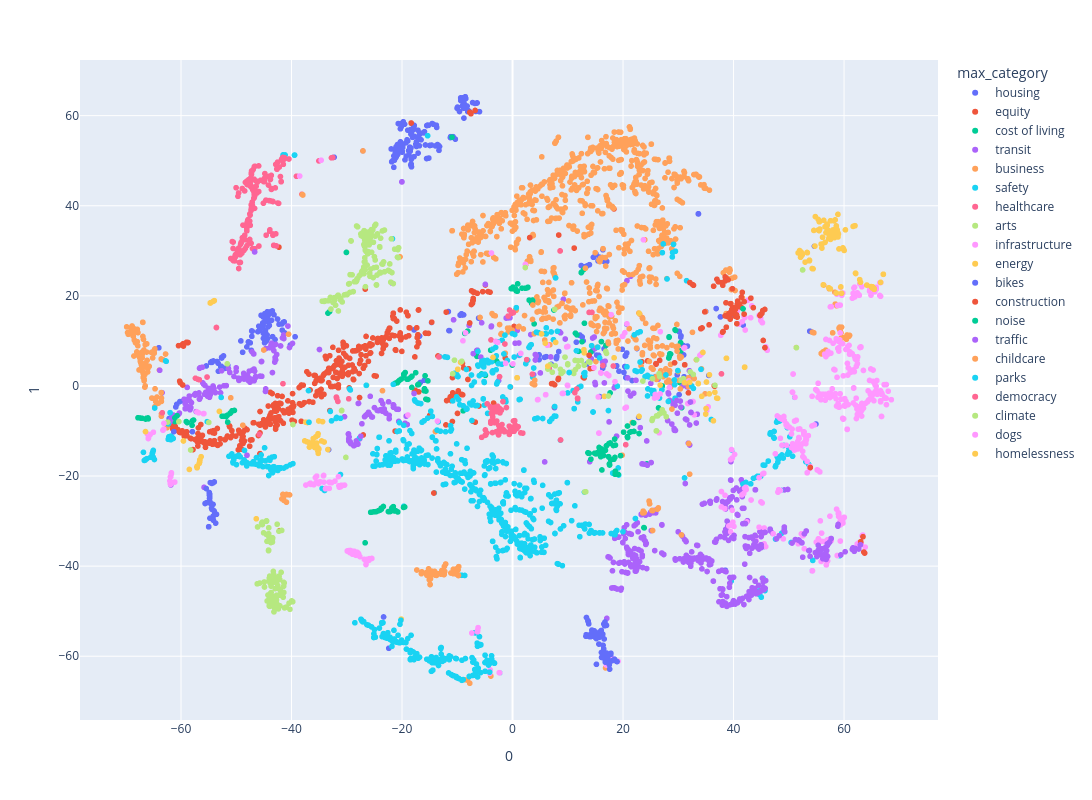

Notebook cell for this chart:
### Code cell
fig = px.scatter(projections, x=0, y=1, hover_name='subject_term', color='max_category', hover_data=['max_category', 'max_value'],
                 width=1600, height=800)
fig.show()

### Figure 1 — Plotly figure (JSON) as saved in the notebook; plotly's stock layout.template omitted (floating-point values rounded to 4 significant figures; data arrays with more than 128 entries replaced by an {"elided": "..."} marker saying what was removed)
{"data": [{"customdata": {"elided": "311x2 mixed values"}, "hovertemplate": "<b>%{hovertext}</b><br><br>max_category=%{customdata[0]}<br>0=%{x}<br>1=%{y}<br>max_value=%{customdata[1]}<extra></extra>", "hovertext": {"elided": "311 str values"}, "legendgroup": "housing", "marker": {"color": "#636efa", "symbol": "circle"}, "mode": "markers", "name": "housing", "showlegend": true, "type": "scattergl", "x": {"elided": "311 float values"}, "xaxis": "x", "y": {"elided": "311 float values"}, "yaxis": "y"}, {"customdata": {"elided": "401x2 mixed values"}, "hovertemplate": "<b>%{hovertext}</b><br><br>max_category=%{customdata[0]}<br>0=%{x}<br>1=%{y}<br>max_value=%{customdata[1]}<extra></extra>", "hovertext": {"elided": "401 str values"}, "legendgroup": "equity", "marker": {"color": "#EF553B", "symbol": "circle"}, "mode": "markers", "name": "equity", "showlegend": true, "type": "scattergl", "x": {"elided": "401 float values"}, "xaxis": "x", "y": {"elided": "401 float values"}, "yaxis": "y"}, {"customdata": {"elided": "102x2 mixed values"}, "hovertemplate": "<b>%{hovertext}</b><br><br>max_category=%{customdata[0]}<br>0=%{x}<br>1=%{y}<br>max_value=%{customdata[1]}<extra></extra>", "hovertext": ["3 R", "Personal Vehicle Tax", "aboriginals", "adjudication", "archives", "archives (records)", "arenas", "assessment", "assessment appeals", "assessment complaints", "bats", "below market space", "blogs", "ccs", "census", "cities", "committees of adjustment", "complaints", "compost", "consumers", "costs", "credit cards", "criteria", "curling", "currency", "databases", "drug card", "earth", "earth hour", "economic indicators", "economic profiles", "effluent", "expenses", "faceboo", "fare cards", "fare media", "fares", "fauna", "fish", "flag raising", "food banks", "garden wast", "gasoline tax", "grievances", "law", "levies", "long grass", "low income individuals", "lumbe", "marshes", "measurement", "media relations", "minimum wage", "mol", "mortgages", "news releases", "odor", "ombudspersons", "overdue", "pigs", "polling", "poster", "poverty", "print media", "printing", "property taxes", "protest marche", "rat", "ratepayers", "rates", "rats", "reduce", "reduction", "rent", "rent reduction", "rent supplement", "rents", "research", "scanning", "sharrows", "shrubs", "sink holes", "sinkholes", "social problems", "soil contamination", "statistical information", "statistics (information)", "studies", "suicide", "surveys (maps)", "surveys (research)", "swamps", "tax increase", "taxes", "twin cities", "urban forest", "urban forestry", "urban landscape", "used newspapers", "valleylands", "viewing", "weeds"], "legendgroup": "cost of living", "marker": {"color": "#00cc96", "symbol": "circle"}, "mode": "markers", "name": "cost of living", "showlegend": true, "type": "scattergl", "x": [30.32, -51.83, 0.9275, -50.75, 14.17, -51.56, 11.39, 13.01, -2.883, -18.4, -20.12, 29.51, 11.93, 26.43, -51.62, -17.15, 3.654, 11.66, -57.94, -4.908, 30.41, -19.65, 16.91, -21.25, 0.6846, -15.96, -52.56, -8.934, -6.437, 2.319, 2.605, 28.36, 29.41, -18.2, 23.78, 23.83, 28.28, -58.0, -33.1, -3.96, -51.14, -19.43, 0.562, 0.0776, -15.93, 30.61, -52.35, -10.96, 12.92, -17.52, 3.01, -20.85, 1.718, 27.12, -19.64, -2.607, 12.57, -15.33, 30.44, -57.73, -15.83, 7.495, 0.1436, -15.67, 3.746, -51.0, -33.4, 16.08, 2.792, 28.6, -8.124, 28.34, 28.33, 28.47, 12.5, 12.44, 12.91, -15.31, 3.443, 3.909, -20.64, -8.624, -50.34, -0.241, -62.28, -18.86, -20.47, -5.591, -61.1, -18.23, -19.12, -51.98, 0.8714, -19.69, -16.95, -21.34, -58.88, -17.04, -20.88, -15.68, -0.04663, -59.05], "xaxis": "x", "y": [0.73, -6.789, 22.67, -5.519, 7.516, -8.037, 11.71, 13.91, 5.52, 1.928, 1.527, 12.32, 7.678, -4.874, -6.505, 0.2407, 19.07, 11.33, -7.745, 2.358, 9.612, 2.382, 9.001, 0.5745, 21.08, -1.092, -6.719, -5.518, 6.565, 21.7, 21.76, 6.53, 12.46, 2.159, -31.44, -31.51, 6.204, -8.733, 16.51, 7.932, -6.108, 2.971, 21.5, 21.94, -0.6209, -4.826, -6.737, 55.23, 7.539, 2.941, 19.06, 0.6906, 21.71, -0.007175, 2.627, 5.009, 9.825, -3.075, 7.764, -7.571, 2.252, 16.85, 21.57, -1.129, 18.66, -5.939, 16.16, 9.845, 21.9, 7.078, 12.15, 10.8, 10.9, 7.136, 25.28, 25.15, 25.89, 1.126, 18.38, 13.78, 1.04, 11.67, -5.439, 21.61, -8.017, 1.528, 1.242, 2.665, -7.893, -0.3304, 1.508, -6.708, 21.04, 2.605, 0.3199, 0.4958, -8.127, 0.3766, 0.7892, -2.932, 4.63, -7.912], "yaxis": "y"}, {"customdata": {"elided": "447x2 mixed values"}, "hovertemplate": "<b>%{hovertext}</b><br><br>max_category=%{customdata[0]}<br>0=%{x}<br>1=%{y}<br>max_value=%{customdata[1]}<extra></extra>", "hovertext": {"elided": "447 str values"}, "legendgroup": "transit", "marker": {"color": "#ab63fa", "symbol": "circle"}, "mode": "markers", "name": "transit", "showlegend": true, "type": "scattergl", "x": {"elided": "447 float values"}, "xaxis": "x", "y": {"elided": "447 float values"}, "yaxis": "y"}, {"customdata": {"elided": "966x2 mixed values"}, "hovertemplate": "<b>%{hovertext}</b><br><br>max_category=%{customdata[0]}<br>0=%{x}<br>1=%{y}<br>max_value=%{customdata[1]}<extra></extra>", "hovertext": {"elided": "966 str values"}, "legendgroup": "business", "marker": {"color": "#FFA15A", "symbol": "circle"}, "mode": "markers", "name": "business", "showlegend": true, "type": "scattergl", "x": {"elided": "966 float values"}, "xaxis": "x", "y": {"elided": "966 float values"}, "yaxis": "y"}, {"customdata": {"elided": "713x2 mixed values"}, "hovertemplate": "<b>%{hovertext}</b><br><br>max_category=%{customdata[0]}<br>0=%{x}<br>1=%{y}<br>max_value=%{customdata[1]}<extra></extra>", "hovertext": {"elided": "713 str values"}, "legendgroup": "safety", "marker": {"color": "#19d3f3", "symbol": "circle"}, "mode": "markers", "name": "safety", "showlegend": true, "type": "scattergl", "x": {"elided": "713 float values"}, "xaxis": "x", "y": {"elided": "713 float values"}, "yaxis": "y"}, {"customdata": {"elided": "194x2 mixed values"}, "hovertemplate": "<b>%{hovertext}</b><br><br>max_category=%{customdata[0]}<br>0=%{x}<br>1=%{y}<br>max_value=%{customdata[1]}<extra></extra>", "hovertext": {"elided": "194 str values"}, "legendgroup": "healthcare", "marker": {"color": "#FF6692", "symbol": "circle"}, "mode": "markers", "name": "healthcare", "showlegend": true, "type": "scattergl", "x": {"elided": "194 float values"}, "xaxis": "x", "y": {"elided": "194 float values"}, "yaxis": "y"}, {"customdata": {"elided": "168x2 mixed values"}, "hovertemplate": "<b>%{hovertext}</b><br><br>max_category=%{customdata[0]}<br>0=%{x}<br>1=%{y}<br>max_value=%{customdata[1]}<extra></extra>", "hovertext": {"elided": "168 str values"}, "legendgroup": "arts", "marker": {"color": "#B6E880", "symbol": "circle"}, "mode": "markers", "name": "arts", "showlegend": true, "type": "scattergl", "x": {"elided": "168 float values"}, "xaxis": "x", "y": {"elided": "168 float values"}, "yaxis": "y"}, {"customdata": {"elided": "492x2 mixed values"}, "hovertemplate": "<b>%{hovertext}</b><br><br>max_category=%{customdata[0]}<br>0=%{x}<br>1=%{y}<br>max_value=%{customdata[1]}<extra></extra>", "hovertext": {"elided": "492 str values"}, "legendgroup": "infrastructure", "marker": {"color": "#FF97FF", "symbol": "circle"}, "mode": "markers", "name": "infrastructure", "showlegend": true, "type": "scattergl", "x": {"elided": "492 float values"}, "xaxis": "x", "y": {"elided": "492 float values"}, "yaxis": "y"}, {"customdata": {"elided": "179x2 mixed values"}, "hovertemplate": "<b>%{hovertext}</b><br><br>max_category=%{customdata[0]}<br>0=%{x}<br>1=%{y}<br>max_value=%{customdata[1]}<extra></extra>", "hovertext": {"elided": "179 str values"}, "legendgroup": "energy", "marker": {"color": "#FECB52", "symbol": "circle"}, "mode": "markers", "name": "energy", "showlegend": true, "type": "scattergl", "x": {"elided": "179 float values"}, "xaxis": "x", "y": {"elided": "179 float values"}, "yaxis": "y"}, {"customdata": {"elided": "101x2 mixed values"}, "hovertemplate": "<b>%{hovertext}</b><br><br>max_category=%{customdata[0]}<br>0=%{x}<br>1=%{y}<br>max_value=%{customdata[1]}<extra></extra>", "hovertext": ["BMX", "BMX bike parks", "BMX bike riders", "CAN-BIKE", "CAN-BIKE courses", "CANBIKE", "CANBIKE courses", "after school recreation", "after school recreation care", "afterschool recreation", "afterschool recreation care", "bicycle facilities", "bicycle helmets", "bicycle lanes", "bicycle lending", "bicycle lockers", "bicycle moto-cross", "bicycle motocross", "bicycle parking", "bicycle parking equipment", "bicycle parking stations", "bicycle paths", "bicycle racks", "bicycle rentals", "bicycle routes", "bicycle sharing", "bicycle stands", "bicycle stations", "bicycle trails", "bicycle user groups", "bicycles", "bicycles (abandoned)", "bicycling", "bicycling course", "bike courses", "bike lanes", "bike locker", "bike o-rings", "bike parking", "bike paths", "bike racks", "bike rentals", "bike routes", "bike sharing", "bike stands", "bike stations", "bike trails", "bikes", "bikeshare", "bikeway routes", "bulky items (waste)", "collection (activity", "collection (activity)", "cycling", "cycling accidents", "cycling ambassadors", "cycling courses", "cycling maps", "cycling paths", "cycling routes", "cycling trails", "cyclists", "e-bikes", "electric bicycles", "electric bikes", "electric-assisted bikes", "environmentally friendly products", "exercise", "exercise trail", "exercise trails", "field sports", "fitness classe", "fitness programs", "lollipops (bicycle parking)", "motor assisted bicycles", "motorcycles", "off-road paths (cycling)", "on street bike lanes", "physical activity", "physical fitness", "power assisted bicycles", "power-assisted bicycles", "quadracycle rentals", "rabies", "race", "recreational programs for people with special needs", "recreational programs for the disabled", "recreational trails", "recyclables", "recyclables collection", "rugby fields", "separating (recyclables)", "skateboarding", "skateboards", "sporting events", "sports", "sports equipment", "sports facilities", "sports fields", "sports programs", "theft"], "legendgroup": "bikes", "marker": {"color": "#636efa", "symbol": "circle"}, "mode": "markers", "name": "bikes", "showlegend": true, "type": "scattergl", "x": [33.65, 15.19, 15.68, 17.52, 15.17, 17.58, 15.63, -54.16, -54.99, -54.13, -54.98, 17.81, 16.34, 17.04, 13.94, 17.45, 38.53, 13.29, 16.53, 16.79, 17.01, 17.09, 17.25, 33.63, 16.69, 16.53, 17.16, 18.46, 17.02, 14.92, 15.15, 13.55, 14.68, 15.13, 15.21, 16.55, 18.91, 16.58, 16.11, 16.98, 17.95, 33.63, 16.67, 16.05, 16.09, 18.81, 16.91, 15.7, 16.74, 17.79, -55.44, -55.65, -55.41, 14.79, 13.33, 15.15, 14.29, 14.18, 16.38, 16.72, 15.76, 17.01, 13.7, 13.68, 13.68, 13.65, -54.2, -54.25, -54.75, -54.7, -54.89, -54.69, -54.85, 16.5, 15.72, 15.47, 14.12, 16.43, -54.76, -54.4, 14.36, 13.8, 13.38, -54.23, -54.83, -22.4, -53.73, -54.42, -53.89, -54.57, -53.97, -54.02, -54.2, -53.58, -54.83, -54.47, -54.19, -54.83, -61.3, -54.84, -54.81], "xaxis": "x", "y": [38.19, -61.79, -55.82, -61.89, -56.08, -62.87, -57.3, -29.76, -31.28, -29.82, -31.24, -59.35, -55.12, -60.26, -55.65, -61.1, -40.93, -55.57, -59.1, -61.3, -61.27, -59.88, -60.1, 38.22, -53.02, -52.85, -59.72, -60.66, -59.3, -55.78, -55.47, -55.5, -55.5, -55.72, -55.79, -60.39, -61.19, -56.17, -60.27, -60.19, -61.03, 38.2, -53.23, -54.29, -59.17, -61.13, -59.42, -54.86, -52.4, -59.59, -22.78, -26.1, -25.95, -54.37, -55.22, -54.98, -55.56, -55.05, -57.57, -52.98, -55.62, -53.15, -52.33, -52.27, -52.26, -52.1, -26.29, -29.15, -25.72, -21.46, -23.66, -26.05, -24.27, -58.36, -54.64, -55.7, -55.66, -60.37, -29.36, -27.39, -54.19, -52.82, -51.4, -29.25, -24.94, -58.24, -30.46, -21.64, -28.21, -26.1, -21.31, -27.72, -21.5, -28.5, -24.98, -27.1, -28.91, -24.05, -10.15, -23.94, -24.57], "yaxis": "y"}, {"customdata": {"elided": "103x2 mixed values"}, "hovertemplate": "<b>%{hovertext}</b><br><br>max_category=%{customdata[0]}<br>0=%{x}<br>1=%{y}<br>max_value=%{customdata[1]}<extra></extra>", "hovertext": ["CP", "[building components and systems]", "[buildings by function]", "[buildings by height]", "accessory buildings", "barbeques", "boards", "bridge construction", "bridge reconstruction", "build toronto", "builders", "building", "building codes", "building designers", "building inspection", "building inspectors", "building lighting", "building materials", "building permit fees", "building permits", "building plans", "building records", "building regulation consultants", "building regulations consultant", "building renewals", "building retrofits", "building setbacks", "buildings", "commingling", "community building", "concrete", "construction", "construction deposits", "construction permits (right-of-way)", "construction waste", "contracts", "crack kits", "crescents (roads)", "curb cut permits", "curb cuts", "curb extensions", "designers (buildings)", "developers", "developing land", "development", "development (land)", "development approval applications", "development approvals", "development charges", "development controlled land", "driveway resurfacing permits", "driveway widening permits", "encroachments", "excavation", "exceptions", "hard surface cuts", "high rise buildings", "job opportunities", "labor force", "labour unions", "land development", "lay bys", "lay-by", "lumber", "man hole cover", "man holes", "manufactured articles", "materials", "mid rise buildings", "mould", "organic materials", "placements", "planter boxes", "playground structures", "project schedules", "projects", "property setback", "public sector buildings", "raised medians", "rebuilding", "reconstruction", "redevelopment", "reporting structure", "residential infill", "retaining walls", "road construction", "road reconstruction", "sanding", "scaffolding", "scramble corners", "scrap metal", "sharps", "sidewalk brick installation", "squares", "sustainable buildings", "tall buildings", "toxic waste", "windrows", "wood", "workman", "works yards", "zoning bylaw project", "zoning project"], "legendgroup": "construction", "marker": {"color": "#EF553B", "symbol": "circle"}, "mode": "markers", "name": "construction", "showlegend": true, "type": "scattergl", "x": [31.18, 43.58, 40.67, 40.29, -7.206, -60.11, 34.3, 44.78, 63.43, 35.58, 40.73, 39.16, 38.84, 40.54, 38.94, 38.47, 45.13, 39.52, 41.13, 39.54, 39.68, 38.64, 40.67, 40.35, 40.91, 41.58, 40.75, 39.4, 31.84, -7.414, 41.91, 40.96, 41.93, 41.47, 44.9, 39.02, -60.24, 44.81, 32.6, 32.75, -6.386, 40.11, 37.85, 36.99, 45.3, -58.81, 38.05, 39.87, 41.44, 38.57, 63.72, 63.58, -7.113, -6.936, 13.86, 34.79, -6.766, -60.45, -5.394, -59.56, 3.106, 29.33, 34.08, -7.177, 32.09, -58.73, 38.63, -7.448, 39.39, 39.79, -7.747, 38.69, 37.25, -14.24, 38.48, 45.66, -59.0, 40.6, 31.15, 38.02, 38.1, 39.45, 36.4, -7.73, 45.68, 63.02, 63.0, -6.893, 53.89, -4.914, -59.58, -7.141, 45.37, -7.244, -7.528, 11.16, -59.7, -4.424, -4.072, 38.48, 43.14, -7.121, -59.83], "xaxis": "x", "y": [4.687, 17.37, 15.27, 15.48, 18.91, 0.6838, 12.88, 15.63, -33.47, 13.56, 17.63, 16.07, 15.43, 15.79, 15.56, 15.55, 16.12, 18.26, 18.16, 16.43, 16.97, 18.46, 18.1, 17.0, 18.29, 20.78, 18.84, 15.87, -1.532, 21.11, 15.95, 17.65, 18.7, 17.37, 15.89, 23.56, 1.063, 15.66, 22.49, 22.34, 20.55, 15.96, 22.93, 23.67, 16.73, 9.568, 22.35, 17.4, 19.73, 24.1, -37.1, -36.88, 19.43, 20.8, 6.801, 16.44, 61.15, 8.94, 20.93, 8.853, 32.92, 5.124, 12.7, 20.97, 22.95, 9.645, 23.98, 18.08, 14.82, 21.58, 13.98, 13.05, 23.1, -23.77, 23.3, 16.98, 9.691, 13.83, 4.694, 11.93, 12.07, 18.25, 22.15, 60.74, 8.502, -34.58, -34.68, 20.8, -18.1, 22.41, 9.384, 18.94, 10.1, 18.35, 60.42, 30.6, 0.2121, 20.94, 20.81, 24.21, 19.49, 20.84, 9.121], "yaxis": "y"}, {"customdata": {"elided": "86x2 mixed values"}, "hovertemplate": "<b>%{hovertext}</b><br><br>max_category=%{customdata[0]}<br>0=%{x}<br>1=%{y}<br>max_value=%{customdata[1]}<extra></extra>", "hovertext": ["Crime Stoppers", "VoI", "YOW", "aircraft noise", "airplane nois", "appliances (waste)", "audiologists", "barbecues (waste)", "barbeques (waste)", "burning garbage", "busker permits", "cance", "cell phones", "cell phones (used)", "commercial garbage", "computers (waste)", "concerts", "construction noise", "cuckoo signa", "dumps", "electronics (waste)", "exemptions from a noise limitation", "exemptions from a noise prohibition", "fire trucks", "firecrackers", "fumes", "garbage", "garbage calendars", "garbage dumps", "garbage trucks", "gophers", "grey bins", "grey boxes", "gulls", "hornets", "ici waste", "illegal discharges", "industrial waste", "jail", "leaf blowers", "learning disordered", "litter", "littering", "loud music", "marine pollution", "mass media", "mews", "mice", "newspapers (waste)", "night school (adult education)", "nirs", "no entry", "noise", "noise barriers", "noise complaints", "noise control", "noise pollution", "notices", "nuclea", "nuisance animals", "odour", "organics (waste)", "phones", "protests", "queuing", "raccoons", "seagulls", "shinny", "shinny hockey", "skunks", "smoke alarms", "sound barriers", "speed humps", "splash and spray pads", "splash pads", "street entertainers", "stuttering", "stutters", "syringes (waste)", "televisions (waste)", "trash", "unnecessary idling", "voice mail", "waste", "yard rubbish", "zerofootprint cities"], "legendgroup": "noise", "marker": {"color": "#00cc96", "symbol": "circle"}, "mode": "markers", "name": "noise", "showlegend": true, "type": "scattergl", "x": [-65.98, 20.82, 21.24, 15.57, 15.59, -60.71, 13.88, -67.08, -67.78, -24.22, 16.18, 21.82, -21.11, -21.36, 15.68, -66.4, 14.86, 41.72, 15.48, 19.54, -66.42, 17.69, 17.45, 18.58, 15.46, -21.57, 16.11, -25.51, -24.6, 17.43, -25.14, 18.53, 20.81, 15.09, 15.72, -23.73, 13.65, -25.67, -65.93, 17.78, 17.65, -20.76, 13.72, 15.1, -61.1, -23.77, 20.1, -19.73, -67.77, -24.91, 20.8, 18.62, 18.48, 18.6, 17.0, 17.38, 16.81, 21.93, -21.82, -26.68, 15.67, -67.36, 18.35, -23.37, 22.9, -66.21, 15.96, 18.25, -22.19, 15.81, -19.52, 19.11, 24.27, 17.54, 17.56, -30.07, 21.46, 21.98, -22.47, -22.1, 14.18, 16.48, 16.49, -23.93, -23.72, -21.44], "xaxis": "x", "y": [-7.11, -11.46, -10.27, -14.87, -14.81, -6.602, -14.96, -7.172, -7.06, -27.67, -18.65, -8.177, -27.73, -27.75, -14.64, -7.348, -14.93, 17.13, -14.79, -15.48, -7.323, -12.66, -12.79, -19.59, -14.74, -26.79, -13.99, -28.02, -27.88, -15.81, -27.96, -15.87, -8.895, -15.09, -14.69, -27.16, -14.83, -28.05, -7.313, -16.41, -1.547, -27.97, -14.94, -14.9, -7.089, -27.14, -10.26, -26.97, -7.076, -27.95, -11.26, -13.13, -11.8, -18.93, -13.27, -15.7, -14.29, -8.222, -27.06, -34.82, -13.66, -7.119, -16.27, -26.76, -10.56, -7.156, -15.71, -13.23, -27.87, -15.25, -26.87, -19.61, -17.29, -17.28, -17.55, 29.64, -10.16, -10.09, -27.89, -27.86, -16.25, -14.36, -15.44, -27.54, -27.34, -27.6], "yaxis": "y"}, {"customdata": {"elided": "177x2 mixed values"}, "hovertemplate": "<b>%{hovertext}</b><br><br>max_category=%{customdata[0]}<br>0=%{x}<br>1=%{y}<br>max_value=%{customdata[1]}<extra></extra>", "hovertext": {"elided": "177 str values"}, "legendgroup": "traffic", "marker": {"color": "#ab63fa", "symbol": "circle"}, "mode": "markers", "name": "traffic", "showlegend": true, "type": "scattergl", "x": {"elided": "177 float values"}, "xaxis": "x", "y": {"elided": "177 float values"}, "yaxis": "y"}, {"customdata": {"elided": "74x2 mixed values"}, "hovertemplate": "<b>%{hovertext}</b><br><br>max_category=%{customdata[0]}<br>0=%{x}<br>1=%{y}<br>max_value=%{customdata[1]}<extra></extra>", "hovertext": ["March break camps", "adolescents", "adopt-a-bin", "after school care", "afterschool care", "at risk youth", "babies", "baby car seats", "cadastral surveys", "caregivers", "charities", "child", "child car seats", "child care", "child care agencies", "child care centres", "child care facilities", "child care fee subsidy", "child care financial assistance", "child care subsidy", "child rearing", "child restraints", "child support", "childbirth", "childcare", "children", "clothing bins", "conservators", "day camps", "day cares", "day nurseries", "delicatessens", "discos", "drop-in classe", "drop-in programs", "early childhood education", "early education", "famil", "family", "financial assistance for child care", "forward-facing child seats", "holiday camps", "holiday fun camps", "holidays", "home care", "home child care providers", "indoor playgrounds", "infant", "kindergartens", "maternity leav", "missing children", "nursery schools", "parental leave", "parenting", "perinatal", "play equipment", "play structures", "pre-school education", "pre-school programs", "pre-schools", "prenatal", "preschool education", "preschool learning", "preschool programs", "preschools", "rear-facing infant seats", "school break camps", "special needs children", "spring break camps", "students", "subsidized child care", "subsidized day care", "summer day camps", "youth"], "legendgroup": "childcare", "marker": {"color": "#FFA15A", "symbol": "circle"}, "mode": "markers", "name": "childcare", "showlegend": true, "type": "scattergl", "x": [-17.32, 4.006, -10.18, -12.77, -14.01, -40.54, -14.1, -9.793, -41.74, -38.02, -40.87, -12.1, -9.794, -15.08, -13.76, -12.36, -12.97, -14.93, -14.84, -14.92, -15.1, -9.832, -15.03, -41.2, -14.79, -12.33, -41.56, -10.71, -15.19, -37.95, -12.41, -38.03, 24.71, -10.69, 4.023, -14.64, -15.08, 16.38, -40.35, -15.0, -9.864, -41.48, -41.36, -48.81, -27.07, -9.74, -41.48, -11.15, -14.63, -51.0, -15.63, -14.82, -12.53, -15.49, -10.2, -16.49, -40.92, -14.92, -12.79, -13.07, -12.27, -15.28, -13.81, -13.56, -14.13, -9.874, -41.48, -40.91, -16.41, 3.576, -15.19, -15.3, -15.22, 3.955], "xaxis": "x", "y": [-40.86, 0.2571, -40.63, -41.51, -41.99, 11.49, -41.16, -42.08, -25.07, 42.46, -24.14, -39.53, -42.07, -41.62, -42.06, -41.82, -41.77, -44.04, -42.82, -44.1, -41.74, -41.97, -43.05, -24.22, -41.3, -40.05, -24.08, -41.68, -40.61, 42.39, -41.89, 42.48, -25.56, -40.68, 1.27, -41.84, -43.0, 30.47, -24.19, -42.31, -40.81, -25.18, -25.42, -8.721, 52.17, -40.11, -25.05, -41.53, -41.13, -2.633, -41.48, -41.67, -41.78, -42.04, -41.75, -41.67, -25.81, -42.2, -40.97, -41.73, -41.18, -41.57, -42.02, -41.67, -41.47, -41.98, -24.84, -24.08, -41.27, 0.5062, -42.05, -41.2, -41.2, 0.2534], "yaxis": "y"}, {"customdata": {"elided": "176x2 mixed values"}, "hovertemplate": "<b>%{hovertext}</b><br><br>max_category=%{customdata[0]}<br>0=%{x}<br>1=%{y}<br>max_value=%{customdata[1]}<extra></extra>", "hovertext": {"elided": "176 str values"}, "legendgroup": "parks", "marker": {"color": "#19d3f3", "symbol": "circle"}, "mode": "markers", "name": "parks", "showlegend": true, "type": "scattergl", "x": {"elided": "176 float values"}, "xaxis": "x", "y": {"elided": "176 float values"}, "yaxis": "y"}, {"customdata": {"elided": "70x2 mixed values"}, "hovertemplate": "<b>%{hovertext}</b><br><br>max_category=%{customdata[0]}<br>0=%{x}<br>1=%{y}<br>max_value=%{customdata[1]}<extra></extra>", "hovertext": ["[actions of government]", "[activities in government]", "[events in government]", "[organizations in government]", "[people in government]", "advance polling", "advance vote", "age of majority cards", "by elections", "by-elections", "byelections", "ceremonia", "citizen participation", "civic awards", "civic engagement", "civic participation", "civic squares", "committees of council", "community advisory councils", "community centre advisory councils", "community council boundaries", "community councils", "community participation", "council decisions", "demographics", "district representatives", "early voting", "elected officials", "elected representatives", "election results", "election signs", "elections", "electoral districts", "electoral reform", "freedom of information requests", "governance", "governance structure", "government (sc)", "government symbols", "governmental relations", "legislative process (municipal)", "lists of speakers", "local government structure", "members of council", "members of parliament", "members of provincial parliament", "members of the legislative assembly", "municipal elections", "municipal governance", "parades", "policy making", "political reference groups", "polling stations", "polls (elections)", "provincial elections", "public advisory committees", "public consultation", "public involvement", "public meetings", "public participation", "speakers to council", "vote tabulators", "voter", "voters", "voting", "voting locations", "voting places", "voting reform", "voting subdivisions", "voting system reform"], "legendgroup": "democracy", "marker": {"color": "#FF6692", "symbol": "circle"}, "mode": "markers", "name": "democracy", "showlegend": true, "type": "scattergl", "x": [-2.435, -3.635, -4.834, -4.664, -2.149, -31.6, 0.4746, -3.914, -0.2962, -3.937, -4.874, -0.5786, 0.3966, 1.858, 0.382, 0.7662, 1.499, -2.013, -3.35, -4.582, -4.016, -3.934, -13.32, -3.698, -2.507, -3.248, 1.011, -1.907, 0.1722, -0.3667, -1.49, 0.286, -2.981, -2.288, -5.581, -0.2552, -2.855, -4.908, -3.817, -31.81, -31.84, -29.64, -3.577, -2.259, -3.411, -2.824, -2.273, -0.3549, -31.88, -41.55, -2.705, -45.84, -2.531, -2.739, -4.958, -1.729, 11.28, 11.78, -1.104, 11.77, 11.61, -3.2, -0.5869, -0.1432, 0.408, -1.658, 0.05372, -0.6131, -2.461, -1.476], "xaxis": "x", "y": [-9.743, -10.35, -10.88, -10.45, -9.586, -3.443, -8.648, -7.834, -10.16, -8.285, -10.84, -10.76, -7.714, -10.47, -9.412, -9.451, -10.42, -5.381, -4.901, -3.97, -4.591, -4.911, 6.433, -7.784, -10.12, -4.743, -9.051, -8.576, -7.778, -9.351, -9.932, -10.07, -10.19, -10.13, -11.41, -9.167, -7.799, -9.766, -6.128, -2.715, -2.717, -2.86, -6.884, -5.076, -5.838, -5.722, -5.986, -10.1, -2.477, 0.4954, -4.505, -10.77, -10.87, -10.22, -10.97, -3.471, -1.49, -2.841, -4.796, -2.703, -0.6862, -8.19, -8.927, -9.515, -9.384, -9.715, -9.963, -10.19, -8.855, -10.16], "yaxis": "y"}, {"customdata": {"elided": "131x2 mixed values"}, "hovertemplate": "<b>%{hovertext}</b><br><br>max_category=%{customdata[0]}<br>0=%{x}<br>1=%{y}<br>max_value=%{customdata[1]}<extra></extra>", "hovertext": {"elided": "131 str values"}, "legendgroup": "climate", "marker": {"color": "#B6E880", "symbol": "circle"}, "mode": "markers", "name": "climate", "showlegend": true, "type": "scattergl", "x": {"elided": "131 float values"}, "xaxis": "x", "y": {"elided": "131 float values"}, "yaxis": "y"}, {"customdata": [["dogs", 0.08669], ["dogs", 0.6027], ["dogs", 0.344], ["dogs", 0.3728], ["dogs", 0.4148], ["dogs", 0.4191], ["dogs", 0.3109], ["dogs", 0.4258], ["dogs", 0.5347], ["dogs", 0.3166], ["dogs", 0.336], ["dogs", 0.08569], ["dogs", 0.7736], ["dogs", 0.008733], ["dogs", 0.009953], ["dogs", 0.01145], ["dogs", 0.84], ["dogs", 0.9988], ["dogs", 0.9964], ["dogs", 0.9974], ["dogs", 0.9901], ["dogs", 0.9954], ["dogs", 0.9828], ["dogs", 0.9959], ["dogs", 0.9995], ["dogs", 0.9932], ["dogs", 0.6513], ["dogs", 0.9669], ["dogs", 0.04666], ["dogs", 0.09614], ["dogs", 0.1017], ["dogs", 0.9743], ["dogs", 0.9896], ["dogs", 0.9469], ["dogs", 0.01098], ["dogs", 0.3444], ["dogs", 0.9714], ["dogs", 0.06212], ["dogs", 0.552], ["dogs", 0.4584], ["dogs", 0.004915], ["dogs", 0.9856], ["dogs", 0.9976], ["dogs", 0.9965], ["dogs", 0.001858], ["dogs", 0.00829], ["dogs", 0.01528], ["dogs", 0.5984], ["dogs", 0.4801], ["dogs", 0.4829], ["dogs", 0.5262], ["dogs", 0.4409], ["dogs", 0.5622], ["dogs", 0.1476], ["dogs", 0.1695], ["dogs", 0.3646], ["dogs", 0.18], ["dogs", 0.3745], ["dogs", 0.06108], ["dogs", 0.9953]], "hovertemplate": "<b>%{hovertext}</b><br><br>max_category=%{customdata[0]}<br>0=%{x}<br>1=%{y}<br>max_value=%{customdata[1]}<extra></extra>", "hovertext": ["adoption", "animal adoption", "animal bites", "animal control", "animal licences", "animal licenses", "animal protection", "animal registration", "animal services", "animal welfare", "animals", "crime stoppers", "ddp", "diet", "dietary needs", "dietary requirements", "ditches", "dog bites", "dog licences", "dog licenses", "dog off-leash areas", "dog parks", "dog tags", "dog walker", "dogs", "dogs off-leash areas", "domestic animals", "ducks", "euthanasia", "exotic animals", "farm animals", "go peds", "go-peds", "hot dog carts", "illegal dumping", "injured animals", "leash free dog walking areas", "litter collection", "lost pets", "missing pets", "murders", "ngos", "odors", "odours", "personal hygiene", "pest control", "pest management", "pet adoptions", "pet licences", "pet licenses", "pet registration", "pet tags", "pets", "prohibited animals", "restricted animals", "sick animals", "stray animals", "stray pets", "wild animals", "zoos"], "legendgroup": "dogs", "marker": {"color": "#FF97FF", "symbol": "circle"}, "mode": "markers", "name": "dogs", "showlegend": true, "type": "scattergl", "x": [-61.86, -27.84, -29.64, -29.29, -28.97, -28.92, -29.91, -29.08, -28.16, -29.9, -29.64, -61.12, 20.6, -65.89, -65.81, -65.92, 20.36, -26.81, -26.5, -26.55, -6.315, -7.377, -26.29, -6.232, -26.26, -6.323, -27.63, -25.99, -61.74, -61.91, -61.88, -26.52, -38.53, 23.7, -66.08, -29.63, -6.338, -61.76, -28.08, -28.63, -65.0, -25.46, 15.62, 15.64, -63.09, -65.57, -65.88, -27.9, -28.64, -28.62, -28.35, -28.98, -27.97, -62.01, -61.9, -29.37, -61.93, -29.45, -61.76, -25.89], "xaxis": "x", "y": [-20.14, -37.31, -36.69, -36.55, -36.71, -36.71, -36.66, -37.14, -36.89, -36.62, -36.55, -21.34, -4.73, -11.58, -11.11, -11.68, -4.934, -38.5, -38.84, -38.82, -54.2, -54.85, -38.86, -53.65, -38.49, -54.23, -37.88, -38.71, -19.29, -20.17, -20.15, -39.65, 46.59, 32.44, -10.68, -36.66, -54.58, -19.48, -37.07, -36.72, -10.28, -38.3, -10.47, -10.46, -8.289, -10.78, -10.97, -37.5, -37.33, -37.34, -37.59, -37.34, -37.05, -21.08, -21.86, -36.53, -21.54, -37.0, -19.55, -38.33], "yaxis": "y"}, {"customdata": [["homelessness", 0.07302], ["homelessness", 0.9993], ["homelessness", 0.9933], ["homelessness", 0.9985], ["homelessness", 0.9968], ["homelessness", 0.8777], ["homelessness", 0.999], ["homelessness", 0.9861], ["homelessness", 0.8935], ["homelessness", 0.9959], ["homelessness", 0.04279], ["homelessness", 0.01348]], "hovertemplate": "<b>%{hovertext}</b><br><br>max_category=%{customdata[0]}<br>0=%{x}<br>1=%{y}<br>max_value=%{customdata[1]}<extra></extra>", "hovertext": ["crisis management", "homeless", "homeless encampments", "homeless individuals", "homeless needs assessment", "homeless shelters", "homelessness", "hostels (homeless)", "no standing", "persons who are homeless", "poverty reduction consultation", "yard waste"], "legendgroup": "homelessness", "marker": {"color": "#FECB52", "symbol": "circle"}, "mode": "markers", "name": "homelessness", "showlegend": true, "type": "scattergl", "x": [-46.37, -54.7, -54.69, -54.69, -54.69, -53.97, -54.69, -54.19, 22.9, -54.69, -53.05, -66.42], "xaxis": "x", "y": [-29.49, 18.43, 18.42, 18.43, 18.43, 18.93, 18.42, 18.77, -6.766, 18.43, -5.651, -10.14], "yaxis": "y"}], "layout": {"height": 800, "legend": {"title": {"text": "max_category"}, "tracegroupgap": 0}, "margin": {"t": 60}, "width": 1600, "xaxis": {"anchor": "y", "domain": [0, 1], "title": {"text": "0"}}, "yaxis": {"anchor": "x", "domain": [0, 1], "title": {"text": "1"}}}}
